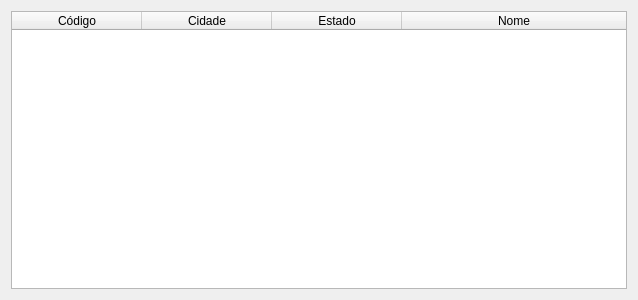
<?xml version="1.0" encoding="UTF-8"?>
<ui version="4.0">
 <class>frmConsultaEditora</class>
 <widget class="QDialog" name="frmConsultaEditora">
  <property name="geometry">
   <rect>
    <x>0</x>
    <y>0</y>
    <width>638</width>
    <height>300</height>
   </rect>
  </property>
  <property name="windowTitle">
   <string>Editora</string>
  </property>
  <layout class="QHBoxLayout" name="horizontalLayout">
   <item>
    <widget class="QTableWidget" name="editoraTableWidget">
     <property name="editTriggers">
      <set>QAbstractItemView::NoEditTriggers</set>
     </property>
     <attribute name="horizontalHeaderDefaultSectionSize">
      <number>130</number>
     </attribute>
     <attribute name="horizontalHeaderStretchLastSection">
      <bool>true</bool>
     </attribute>
     <column>
      <property name="text">
       <string>Código</string>
      </property>
     </column>
     <column>
      <property name="text">
       <string>Cidade</string>
      </property>
     </column>
     <column>
      <property name="text">
       <string>Estado</string>
      </property>
     </column>
     <column>
      <property name="text">
       <string>Nome</string>
      </property>
     </column>
    </widget>
   </item>
  </layout>
 </widget>
 <resources/>
 <connections/>
</ui>
